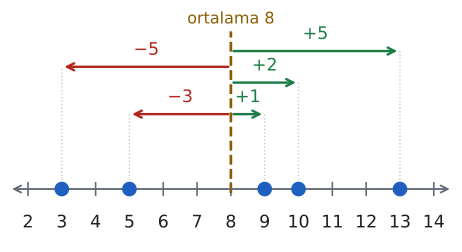

This chart was generated by the following Python code:
import sys; sys.path.insert(0, "tools")
from cizim import *

# 3, 5, 9, 10, 13 verisi; ortalama 8. Her verinin ortalamadan farkı ok ile.
VERI = [3, 5, 9, 10, 13]
ORT = 8
fig, ax = sekil(6, 3.2)
sayi_dogrusu(ax, 2, 14)
ax.set_ylim(-0.7, 2.3)
ax.vlines(ORT, -0.05, 2.0, color=SARI, lw=2, ls="--")
ax.text(ORT, 2.1, "ortalama 8", ha="center", color=SARI, fontsize=12)
# Okların yükseklikleri: kısa farklar alçakta, uzunlar yüksekte, çakışmasın.
YUK = {3: 1.55, 5: 0.95, 9: 0.95, 10: 1.35, 13: 1.75}
for x in VERI:
    renk = KIRMIZI if x < ORT else YESIL
    ax.plot(x, 0, "o", color=MAVI, markersize=10, zorder=5)
    y = YUK[x]
    ax.annotate("", xy=(x, y), xytext=(ORT, y), arrowprops=dict(arrowstyle="->", color=renk, lw=1.8))
    ax.vlines(x, 0.12, y, color=CIZGI, lw=1, ls=":")
    fark = x - ORT
    etiket = (f"+{fark}" if fark > 0 else f"−{-fark}")
    ax.text((x + ORT) / 2, y + 0.1, etiket, ha="center", va="bottom", color=renk, fontsize=13)
kaydet(fig, __file__)
